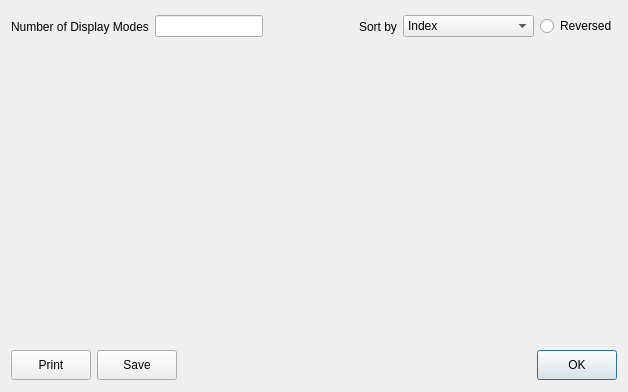
<?xml version="1.0" encoding="UTF-8"?>
<ui version="4.0">
 <class>CDisplaySettingsBaseDialog</class>
 <widget class="QDialog" name="CDisplaySettingsBaseDialog">
  <property name="geometry">
   <rect>
    <x>0</x>
    <y>0</y>
    <width>628</width>
    <height>392</height>
   </rect>
  </property>
  <property name="windowTitle">
   <string>Display Settings</string>
  </property>
  <layout class="QGridLayout">
   <item row="0" column="0">
    <layout class="QHBoxLayout">
     <item>
      <widget class="QLabel" name="m_textdisplaymodecount">
       <property name="text">
        <string>Number of Display Modes</string>
       </property>
       <property name="wordWrap">
        <bool>false</bool>
       </property>
      </widget>
     </item>
     <item>
      <widget class="QLineEdit" name="m_editdisplaymodecount">
       <property name="sizePolicy">
        <sizepolicy hsizetype="Preferred" vsizetype="Fixed">
         <horstretch>0</horstretch>
         <verstretch>0</verstretch>
        </sizepolicy>
       </property>
       <property name="readOnly">
        <bool>true</bool>
       </property>
      </widget>
     </item>
     <item>
      <spacer name="spacer2">
       <property name="orientation">
        <enum>Qt::Horizontal</enum>
       </property>
       <property name="sizeType">
        <enum>QSizePolicy::Expanding</enum>
       </property>
       <property name="sizeHint" stdset="0">
        <size>
         <width>71</width>
         <height>31</height>
        </size>
       </property>
      </spacer>
     </item>
     <item>
      <widget class="QLabel" name="m_textsortby">
       <property name="text">
        <string>Sort by</string>
       </property>
       <property name="wordWrap">
        <bool>false</bool>
       </property>
      </widget>
     </item>
     <item>
      <widget class="QComboBox" name="m_combodisplaysettings">
       <item>
        <property name="text">
         <string>Index</string>
        </property>
       </item>
       <item>
        <property name="text">
         <string>Depth</string>
        </property>
       </item>
       <item>
        <property name="text">
         <string>Width</string>
        </property>
       </item>
       <item>
        <property name="text">
         <string>Height</string>
        </property>
       </item>
       <item>
        <property name="text">
         <string>Vertical Refresh</string>
        </property>
       </item>
       <item>
        <property name="text">
         <string>Horizontal Refresh</string>
        </property>
       </item>
       <item>
        <property name="text">
         <string>Bandwidth</string>
        </property>
       </item>
      </widget>
     </item>
     <item>
      <widget class="QRadioButton" name="m_radioreversed">
       <property name="text">
        <string>Reversed</string>
       </property>
      </widget>
     </item>
    </layout>
   </item>
   <item row="2" column="0">
    <layout class="QHBoxLayout">
     <item>
      <widget class="QPushButton" name="m_pushbuttonprint">
       <property name="sizePolicy">
        <sizepolicy hsizetype="Preferred" vsizetype="Fixed">
         <horstretch>0</horstretch>
         <verstretch>0</verstretch>
        </sizepolicy>
       </property>
       <property name="minimumSize">
        <size>
         <width>80</width>
         <height>30</height>
        </size>
       </property>
       <property name="text">
        <string>Print</string>
       </property>
      </widget>
     </item>
     <item>
      <widget class="QPushButton" name="m_pushbuttonsave">
       <property name="sizePolicy">
        <sizepolicy hsizetype="Preferred" vsizetype="Fixed">
         <horstretch>0</horstretch>
         <verstretch>0</verstretch>
        </sizepolicy>
       </property>
       <property name="minimumSize">
        <size>
         <width>80</width>
         <height>30</height>
        </size>
       </property>
       <property name="text">
        <string>Save</string>
       </property>
      </widget>
     </item>
     <item>
      <spacer name="spacer1">
       <property name="orientation">
        <enum>Qt::Horizontal</enum>
       </property>
       <property name="sizeType">
        <enum>QSizePolicy::Expanding</enum>
       </property>
       <property name="sizeHint" stdset="0">
        <size>
         <width>365</width>
         <height>31</height>
        </size>
       </property>
      </spacer>
     </item>
     <item>
      <widget class="QPushButton" name="m_pushbuttonok">
       <property name="sizePolicy">
        <sizepolicy hsizetype="Preferred" vsizetype="Fixed">
         <horstretch>0</horstretch>
         <verstretch>0</verstretch>
        </sizepolicy>
       </property>
       <property name="minimumSize">
        <size>
         <width>80</width>
         <height>30</height>
        </size>
       </property>
       <property name="text">
        <string>OK</string>
       </property>
       <property name="default">
        <bool>true</bool>
       </property>
      </widget>
     </item>
    </layout>
   </item>
   <item row="1" column="0">
    <widget class="CDisplaySettingsListView" name="m_displaysettingslist"/>
   </item>
  </layout>
 </widget>
 <layoutdefault spacing="6" margin="11"/>
 <pixmapfunction>qPixmapFromMimeSource</pixmapfunction>
 <customwidgets>
  <customwidget>
   <class>CDisplaySettingsListView</class>
   <extends>QWidget</extends>
   <header>displaysettingswidget/displaysettingswidget.h</header>
  </customwidget>
 </customwidgets>
 <includes>
  <include location="local">displaysettingswidget/displaysettingswidget.h</include>
 </includes>
 <resources/>
 <connections>
  <connection>
   <sender>m_radioreversed</sender>
   <signal>toggled(bool)</signal>
   <receiver>CDisplaySettingsBaseDialog</receiver>
   <slot>radioreversed_toggled(bool)</slot>
   <hints>
    <hint type="sourcelabel">
     <x>536</x>
     <y>33</y>
    </hint>
    <hint type="destinationlabel">
     <x>20</x>
     <y>20</y>
    </hint>
   </hints>
  </connection>
  <connection>
   <sender>m_combodisplaysettings</sender>
   <signal>highlighted(int)</signal>
   <receiver>CDisplaySettingsBaseDialog</receiver>
   <slot>combodisplaysettings_highlighted(int)</slot>
   <hints>
    <hint type="sourcelabel">
     <x>350</x>
     <y>31</y>
    </hint>
    <hint type="destinationlabel">
     <x>20</x>
     <y>20</y>
    </hint>
   </hints>
  </connection>
  <connection>
   <sender>m_combodisplaysettings</sender>
   <signal>activated(int)</signal>
   <receiver>CDisplaySettingsBaseDialog</receiver>
   <slot>combodisplaysettings_activated(int)</slot>
   <hints>
    <hint type="sourcelabel">
     <x>350</x>
     <y>31</y>
    </hint>
    <hint type="destinationlabel">
     <x>20</x>
     <y>20</y>
    </hint>
   </hints>
  </connection>
  <connection>
   <sender>m_displaysettingslist</sender>
   <signal>sortingChanged(int,bool)</signal>
   <receiver>CDisplaySettingsBaseDialog</receiver>
   <slot>listviewdisplaysettings_sortingChanged(int,bool)</slot>
   <hints>
    <hint type="sourcelabel">
     <x>29</x>
     <y>68</y>
    </hint>
    <hint type="destinationlabel">
     <x>20</x>
     <y>20</y>
    </hint>
   </hints>
  </connection>
  <connection>
   <sender>m_pushbuttonok</sender>
   <signal>clicked()</signal>
   <receiver>CDisplaySettingsBaseDialog</receiver>
   <slot>pushbuttonok_clicked()</slot>
   <hints>
    <hint type="sourcelabel">
     <x>557</x>
     <y>368</y>
    </hint>
    <hint type="destinationlabel">
     <x>521</x>
     <y>355</y>
    </hint>
   </hints>
  </connection>
  <connection>
   <sender>m_pushbuttonsave</sender>
   <signal>clicked()</signal>
   <receiver>CDisplaySettingsBaseDialog</receiver>
   <slot>pushbuttonsave_clicked()</slot>
   <hints>
    <hint type="sourcelabel">
     <x>153</x>
     <y>368</y>
    </hint>
    <hint type="destinationlabel">
     <x>188</x>
     <y>355</y>
    </hint>
   </hints>
  </connection>
  <connection>
   <sender>m_pushbuttonprint</sender>
   <signal>clicked()</signal>
   <receiver>CDisplaySettingsBaseDialog</receiver>
   <slot>pushbuttonprint_clicked()</slot>
   <hints>
    <hint type="sourcelabel">
     <x>58</x>
     <y>370</y>
    </hint>
    <hint type="destinationlabel">
     <x>5</x>
     <y>360</y>
    </hint>
   </hints>
  </connection>
 </connections>
 <slots>
  <slot>pushbuttonprint_clicked()</slot>
  <slot>pushbuttonok_clicked()</slot>
  <slot>pushbuttonsave_clicked()</slot>
 </slots>
</ui>
